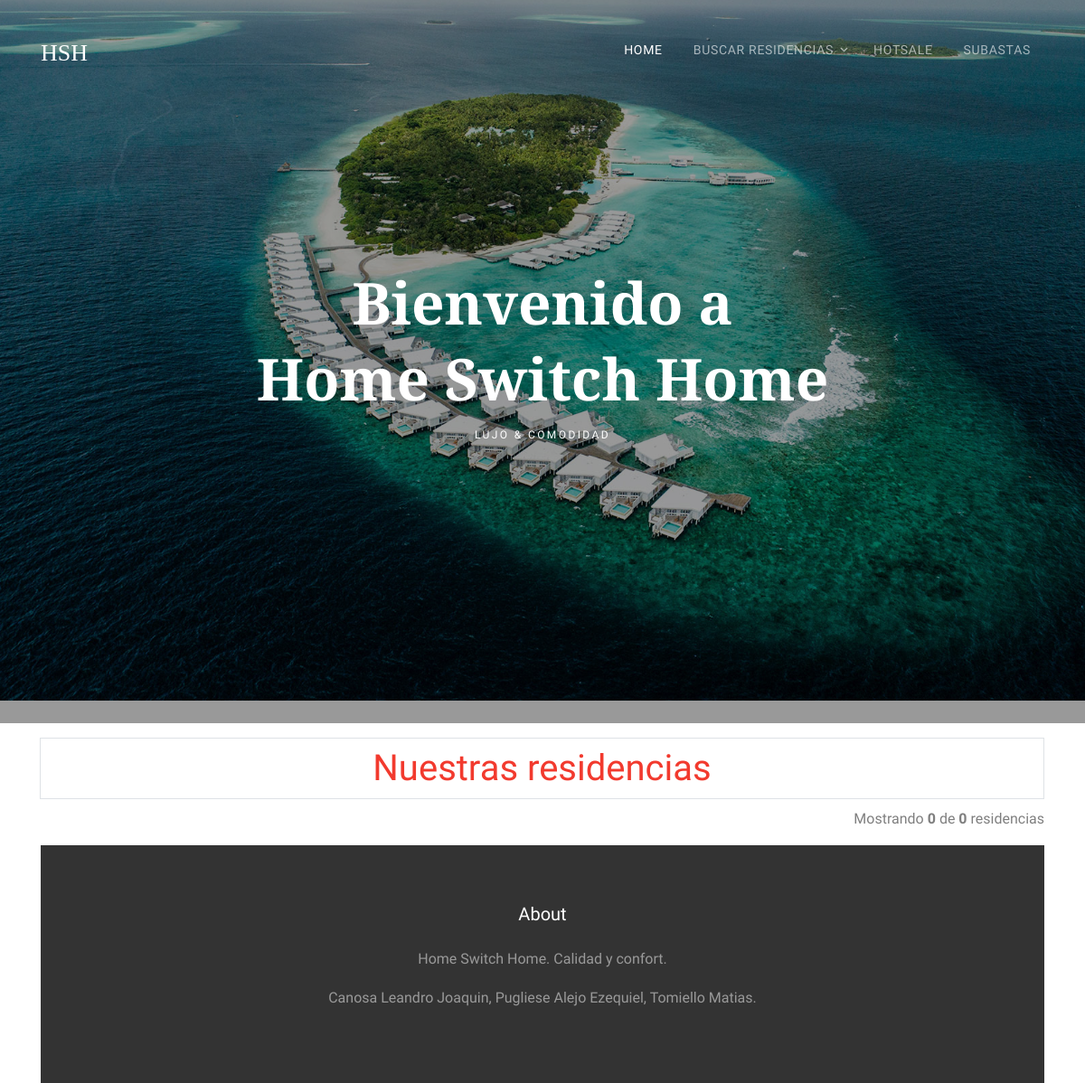
Before: / with the older database file.
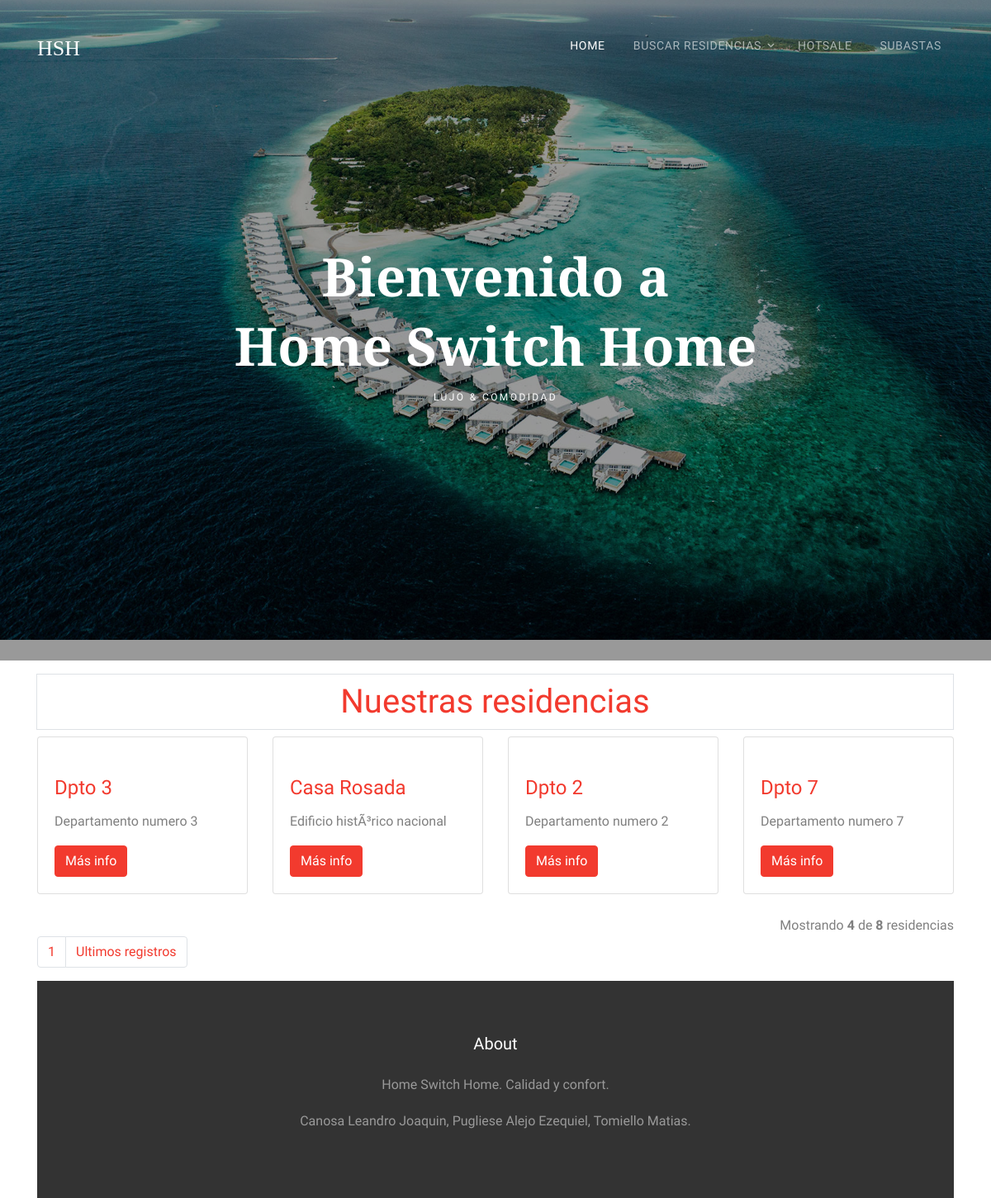
After: the same page with the newer database file.
### tables this page shows
CREATE TABLE `residencia` (
  `id` int(11) NOT NULL,
  `nombre` varchar(45) NOT NULL,
  `precio` double NOT NULL,
  `foto` longblob NOT NULL,
  `capacidad` int(11) NOT NULL,
  `ubicacion` varchar(45) NOT NULL,
  `en_subasta` enum('si','no') NOT NULL,
  `en_hotsale` enum('si','no') NOT NULL,
  `descrip` text
);

### index.php (the view, shortened to what this page needs)
<!DOCTYPE html>
<html lang="en">
	<?php Include("DB.php"); $conexion = conectar(); ?>
  <head>
    <?php
      require('links.php');
    ?>
  </head>
  <body>
  <div class="site-wrap">
    <div class="site-navbar-wrap js-site-navbar bg-white">
      <div class="container">
        <div class="site-navbar bg-light">
          <div class="py-1">
            <div class="row align-items-center">
              <div class="col-2">
                <h2 class="mb-0 site-logo"><a href="index.php">HSH</a></h2>
              </div>
              <div class="col-10">
                <nav class="site-navigation text-right" role="navigation">
                  <div class="container">
                    <ul class="site-menu js-clone-nav d-none d-lg-block">
                      <li class="active">
                        <a href="index.php">Home</a>
                      </li>
                      <li class="has-children">
                        <a >Buscar Residencias</a>
                      </li>
                      <li><a href="hotsales.php">Hotsale</a></li>
                      <li><a href="subastas.php">Subastas</a></li>
                    </ul>
                  </div>
                </nav>
              </div>
            </div>
          </div>
        </div>
      </div>
    </div>
    <div class="slide-one-item home-slider owl-carousel">
      <div class="site-blocks-cover overlay" style="background-image: url(images/hero_1.jpg);" data-aos="fade" data-stellar-background-ratio="0.5">
        <div class="container">
          <div class="row align-items-center justify-content-center">
            <div class="col-md-7 text-center" data-aos="fade">
              <h1 class="mb-2">Bienvenido a </h1>
              <h1 class="mb-2">Home Switch Home</h1>
              <h2 class="caption">Lujo &amp; Comodidad</h2>
            </div>
          </div>
        </div>
      </div>
    </div>
	<?php
		$por_pagina = 4;
		if(isset($_GET['pagina'])){
			$pagina = $_GET['pagina'];
		}else{
			$pagina = 1;
		}
		$empieza = ($pagina - 1) * $por_pagina;
	 	$query = "SELECT * FROM residencia ORDER BY ubicacion LIMIT $empieza, $por_pagina";
	 	$resultado = mysqli_query($conexion, $query);
	?>
	<div class="container">
	  <h1 class='page-item'><a href='listadoResidencias.php' class='page-link' align ='center'>Nuestras residencias</a>
	  </h1>
	  <div class="row">
	  <?php
		while($registro = mysqli_fetch_assoc($resultado)){
			$id = $registro['id'];
	  ?>
	    <div class="col-lg-3 col-md-4 col-sm-6 mb-4">
	      <div class="card h-100">
		    <a href="residencia.php?id=<?php echo $id; ?>">
		    </a>
	        <div class="card-body">
		  	  <h4 class="card-title">
	            <a href="residencia.php?id= <?php echo $id; ?>">
	              <?php echo $registro['nombre']; ?>
	            </a>
	          </h4>
	          <p class="card-text">
			    <?php echo $registro['descrip']; ?>
			  </p>
	          <a class="btn btn-primary" href="residencia.php?id= <?php echo $id; ?>">Más info</a>
	        </div>
	      </div>
	    </div>
	  <?php } ?>
	</div>
	<?php
		$qry="SELECT * FROM residencia ORDER BY ubicacion ASC";
		$result = mysqli_query($conexion, $qry);
		$total_registros = mysqli_num_rows($result);
	?>
	<div class="clearfix">
	<?php
		if(isset($total_registros)) {
			$total_paginas= 1;
			if($total_registros>4){
				$j = 4;
				$total_paginas = ceil($total_registros / $por_pagina);
			}
			else
				$j = $total_registros;
	?>
    <div class="hint-text text-right">Mostrando <b><?php echo $j ?></b> de <b><?php echo $total_registros;?></b> residencias</div>
    <ul class="pagination">
	<?php
		for($i=1; $i < $total_paginas; $i++){
				echo "<li class='page-item'>
						<a href='index.php?pagina=".$i."' class='page-link'>".$i."</a>
					  </li>";
		}
   if($total_registros>4){
    echo "<li class='page-item' ><a href='index.php?pagina=$total_paginas' class='page-link'>".'Ultimos registros'."</a></li>";
    }
	?>
	</ul>
  <?php
	} ?>
	</div>
    <footer class="site-footer">
			<div class="container">
				<div class="row text-center">
					<div class="col-md-12">
						<h3 class="footer-heading mb-4 text-white">About</h3>
						<p>Home Switch Home. Calidad y confort.</p>
					</div>
				</div>
				<div class="row text-center">
					<div class="col-md-12">
						<p>
							Canosa Leandro Joaquin, Pugliese Alejo Ezequiel, Tomiello Matias.
						</p>
					</div>
				</div>
			</div>
		</footer>
  </div>
  </body>
</html>

Changed rows visible on the page:
added residencia: nombre "Dpto 3", descrip "Departamento numero 3"
added residencia: nombre "Casa Rosada", descrip "Edificio histÃ³rico nacional"
added residencia: nombre "Dpto 2", descrip "Departamento numero 2"
added residencia: nombre "Dpto 7", descrip "Departamento numero 7"
Other visible differences:
$j: "0" → "4"
$total_registros: "0" → "8"
new list line: "1"
text now shown: "Ultimos registros"
